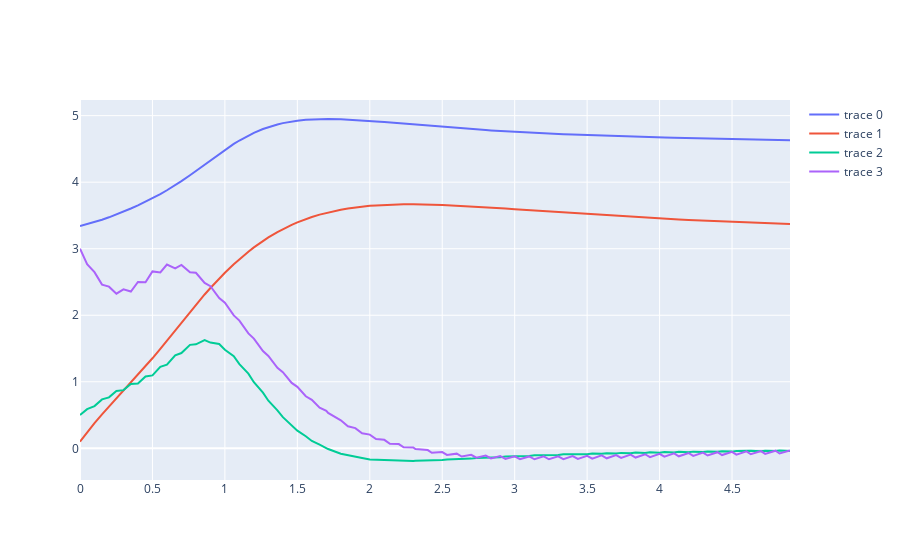

Notebook code cell kept with this figure:
### Code cell
vf_ctrl, sys_ctrl = double_pendulum_utils.get_value_function(vf_ctrl_N)
ctrl = controllers.get_limited_lookahead_controller(vf_ctrl, vf_approx_adv)
x_traj_sim, t_traj_sim = controllers.sim_ctrl(x0, vf.u_dim[0], sys.dx, ctrl, .1, 50)

fig = go.Figure()
for i in range(4):
    fig.add_trace(go.Scatter(
        x=t_traj_sim,
        y=x_traj_sim[i,:]
    ))
print("Adversarial")
fig.show()
